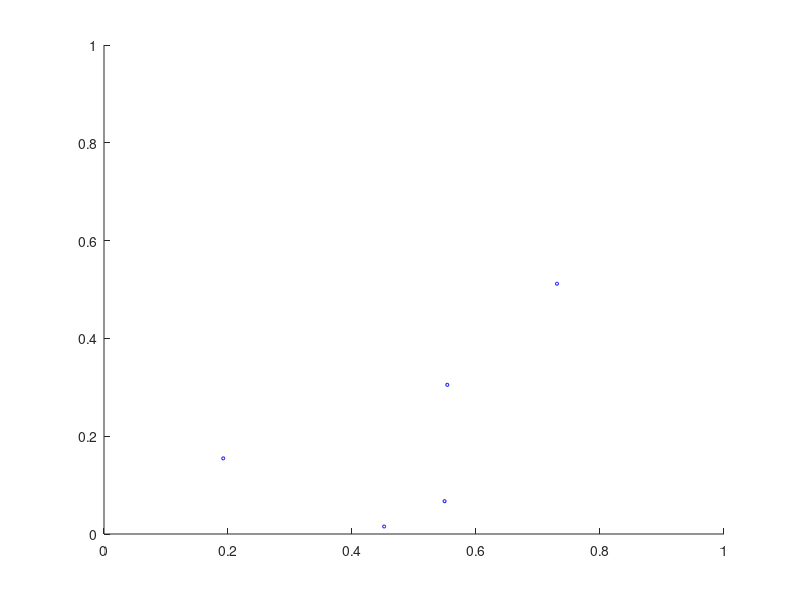

The MATLAB source for this figure:
% User input
n = input('the total number of points to be used in the Monte-Carlo approximation n:');


% Count the execution time
tic

% From MontePi
in_circle = 0;
for i = 1:n

    % Generate (x,y) in [0,1] × [0,1]  
    rand_vector_x = rand(1, n);
    rand_vector_y = rand(1, n);

    % Count number inside circle

    if(sqrt((rand_vector_x(i))^2 + (rand_vector_y(i))^2) <= 1)

        in_circle = in_circle + 1;
    end


end
my_pi = in_circle * 4 / n;
toc
exe_time = toc;

% Compute the absolute error
error_pi = abs(pi - my_pi);

% Plot all the points

figure;

% Give different color
for i = 1:n
    if sqrt((rand_vector_x(i))^2 + (rand_vector_y(i))^2) <= 1
        color = 'b'; 
    else
        color = 'r'; 
    end
    
    scatter(rand_vector_x(i), rand_vector_y(i), n, color, 'o');
    hold on; 
end

% Figure axis limit
xlim([0, 1]);
ylim([0, 1]); 

% Display the result
fprintf('The  execution time is: %f\n', exe_time);
fprintf('The absolute error is: %f\n', error_pi);
